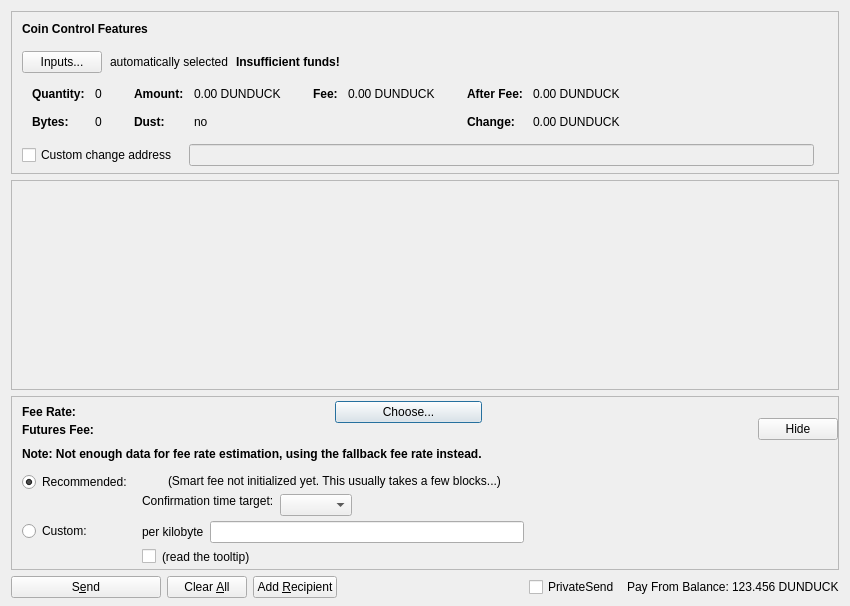
<?xml version="1.0" encoding="UTF-8"?>
<ui version="4.0">
 <class>SendFuturesDialog</class>
 <widget class="QDialog" name="SendFuturesDialog">
  <property name="geometry">
   <rect>
    <x>0</x>
    <y>0</y>
    <width>850</width>
    <height>606</height>
   </rect>
  </property>
  <property name="windowTitle">
   <string>Send Futures</string>
  </property>
  <layout class="QVBoxLayout" name="verticalLayout" stretch="0,1,0,0">
   <property name="bottomMargin">
    <number>8</number>
   </property>
   <item>
    <widget class="QFrame" name="frameCoinControl">
     <property name="sizePolicy">
      <sizepolicy hsizetype="Expanding" vsizetype="Expanding">
       <horstretch>0</horstretch>
       <verstretch>0</verstretch>
      </sizepolicy>
     </property>
     <property name="maximumSize">
      <size>
       <width>16777215</width>
       <height>16777215</height>
      </size>
     </property>
     <property name="frameShape">
      <enum>QFrame::StyledPanel</enum>
     </property>
     <property name="frameShadow">
      <enum>QFrame::Sunken</enum>
     </property>
     <layout class="QVBoxLayout" name="verticalLayoutCoinControl2">
      <property name="spacing">
       <number>0</number>
      </property>
      <property name="leftMargin">
       <number>0</number>
      </property>
      <property name="topMargin">
       <number>0</number>
      </property>
      <property name="rightMargin">
       <number>0</number>
      </property>
      <property name="bottomMargin">
       <number>6</number>
      </property>
      <item>
       <layout class="QVBoxLayout" name="verticalLayoutCoinControl" stretch="0,0,0,0,1">
        <property name="spacing">
         <number>0</number>
        </property>
        <property name="leftMargin">
         <number>10</number>
        </property>
        <property name="topMargin">
         <number>10</number>
        </property>
        <item>
         <layout class="QHBoxLayout" name="horizontalLayoutCoinControl1">
          <property name="bottomMargin">
           <number>15</number>
          </property>
          <item>
           <widget class="QLabel" name="labelCoinControlFeatures">
            <property name="sizePolicy">
             <sizepolicy hsizetype="Preferred" vsizetype="Maximum">
              <horstretch>0</horstretch>
              <verstretch>0</verstretch>
             </sizepolicy>
            </property>
            <property name="font">
             <font>
              <weight>75</weight>
              <bold>true</bold>
             </font>
            </property>
            <property name="styleSheet">
             <string notr="true">font-weight:bold;</string>
            </property>
            <property name="text">
             <string>Coin Control Features</string>
            </property>
           </widget>
          </item>
         </layout>
        </item>
        <item>
         <layout class="QHBoxLayout" name="horizontalLayoutCoinControl2" stretch="0,0,0,0">
          <property name="spacing">
           <number>8</number>
          </property>
          <property name="bottomMargin">
           <number>10</number>
          </property>
          <item>
           <widget class="QPushButton" name="pushButtonCoinControl">
            <property name="styleSheet">
             <string notr="true"/>
            </property>
            <property name="text">
             <string>Inputs...</string>
            </property>
            <property name="autoDefault">
             <bool>false</bool>
            </property>
           </widget>
          </item>
          <item>
           <widget class="QLabel" name="labelCoinControlAutomaticallySelected">
            <property name="text">
             <string>automatically selected</string>
            </property>
            <property name="margin">
             <number>5</number>
            </property>
           </widget>
          </item>
          <item>
           <widget class="QLabel" name="labelCoinControlInsuffFunds">
            <property name="font">
             <font>
              <weight>75</weight>
              <bold>true</bold>
             </font>
            </property>
            <property name="styleSheet">
             <string notr="true">font-weight:bold;</string>
            </property>
            <property name="text">
             <string>Insufficient funds!</string>
            </property>
            <property name="margin">
             <number>5</number>
            </property>
           </widget>
          </item>
          <item>
           <spacer name="horizontalSpacerCoinControl">
            <property name="orientation">
             <enum>Qt::Horizontal</enum>
            </property>
            <property name="sizeHint" stdset="0">
             <size>
              <width>40</width>
              <height>1</height>
             </size>
            </property>
           </spacer>
          </item>
         </layout>
        </item>
        <item>
         <widget class="QWidget" name="widgetCoinControl" native="true">
          <property name="sizePolicy">
           <sizepolicy hsizetype="Preferred" vsizetype="Preferred">
            <horstretch>0</horstretch>
            <verstretch>0</verstretch>
           </sizepolicy>
          </property>
          <property name="minimumSize">
           <size>
            <width>0</width>
            <height>0</height>
           </size>
          </property>
          <property name="styleSheet">
           <string notr="true"/>
          </property>
          <layout class="QHBoxLayout" name="horizontalLayoutCoinControl5">
           <property name="leftMargin">
            <number>0</number>
           </property>
           <property name="topMargin">
            <number>0</number>
           </property>
           <property name="rightMargin">
            <number>0</number>
           </property>
           <property name="bottomMargin">
            <number>0</number>
           </property>
           <item>
            <layout class="QHBoxLayout" name="horizontalLayoutCoinControl3" stretch="0,0,0,1">
             <property name="spacing">
              <number>20</number>
             </property>
             <property name="topMargin">
              <number>0</number>
             </property>
             <property name="bottomMargin">
              <number>10</number>
             </property>
             <item>
              <layout class="QFormLayout" name="formLayoutCoinControl1">
               <property name="horizontalSpacing">
                <number>10</number>
               </property>
               <property name="verticalSpacing">
                <number>14</number>
               </property>
               <property name="leftMargin">
                <number>10</number>
               </property>
               <property name="topMargin">
                <number>4</number>
               </property>
               <property name="rightMargin">
                <number>6</number>
               </property>
               <item row="0" column="0">
                <widget class="QLabel" name="labelCoinControlQuantityText">
                 <property name="font">
                  <font>
                   <weight>75</weight>
                   <bold>true</bold>
                  </font>
                 </property>
                 <property name="text">
                  <string>Quantity:</string>
                 </property>
                 <property name="margin">
                  <number>0</number>
                 </property>
                </widget>
               </item>
               <item row="0" column="1">
                <widget class="QLabel" name="labelCoinControlQuantity">
                 <property name="cursor">
                  <cursorShape>IBeamCursor</cursorShape>
                 </property>
                 <property name="contextMenuPolicy">
                  <enum>Qt::ActionsContextMenu</enum>
                 </property>
                 <property name="text">
                  <string notr="true">0</string>
                 </property>
                 <property name="margin">
                  <number>0</number>
                 </property>
                 <property name="textInteractionFlags">
                  <set>Qt::LinksAccessibleByMouse|Qt::TextSelectableByKeyboard|Qt::TextSelectableByMouse</set>
                 </property>
                </widget>
               </item>
               <item row="1" column="0">
                <widget class="QLabel" name="labelCoinControlBytesText">
                 <property name="font">
                  <font>
                   <weight>75</weight>
                   <bold>true</bold>
                  </font>
                 </property>
                 <property name="text">
                  <string>Bytes:</string>
                 </property>
                </widget>
               </item>
               <item row="1" column="1">
                <widget class="QLabel" name="labelCoinControlBytes">
                 <property name="cursor">
                  <cursorShape>IBeamCursor</cursorShape>
                 </property>
                 <property name="contextMenuPolicy">
                  <enum>Qt::ActionsContextMenu</enum>
                 </property>
                 <property name="text">
                  <string notr="true">0</string>
                 </property>
                 <property name="textInteractionFlags">
                  <set>Qt::LinksAccessibleByMouse|Qt::TextSelectableByKeyboard|Qt::TextSelectableByMouse</set>
                 </property>
                </widget>
               </item>
              </layout>
             </item>
             <item>
              <layout class="QFormLayout" name="formLayoutCoinControl2">
               <property name="horizontalSpacing">
                <number>10</number>
               </property>
               <property name="verticalSpacing">
                <number>14</number>
               </property>
               <property name="leftMargin">
                <number>6</number>
               </property>
               <property name="topMargin">
                <number>4</number>
               </property>
               <property name="rightMargin">
                <number>6</number>
               </property>
               <item row="0" column="0">
                <widget class="QLabel" name="labelCoinControlAmountText">
                 <property name="font">
                  <font>
                   <weight>75</weight>
                   <bold>true</bold>
                  </font>
                 </property>
                 <property name="text">
                  <string>Amount:</string>
                 </property>
                 <property name="margin">
                  <number>0</number>
                 </property>
                </widget>
               </item>
               <item row="0" column="1">
                <widget class="QLabel" name="labelCoinControlAmount">
                 <property name="cursor">
                  <cursorShape>IBeamCursor</cursorShape>
                 </property>
                 <property name="contextMenuPolicy">
                  <enum>Qt::ActionsContextMenu</enum>
                 </property>
                 <property name="text">
                  <string notr="true">0.00 DUNDUCK</string>
                 </property>
                 <property name="textInteractionFlags">
                  <set>Qt::LinksAccessibleByMouse|Qt::TextSelectableByKeyboard|Qt::TextSelectableByMouse</set>
                 </property>
                </widget>
               </item>
               <item row="1" column="0">
                <widget class="QLabel" name="labelCoinControlLowOutputText">
                 <property name="font">
                  <font>
                   <weight>75</weight>
                   <bold>true</bold>
                  </font>
                 </property>
                 <property name="text">
                  <string>Dust:</string>
                 </property>
                </widget>
               </item>
               <item row="1" column="1">
                <widget class="QLabel" name="labelCoinControlLowOutput">
                 <property name="cursor">
                  <cursorShape>IBeamCursor</cursorShape>
                 </property>
                 <property name="contextMenuPolicy">
                  <enum>Qt::ActionsContextMenu</enum>
                 </property>
                 <property name="text">
                  <string notr="true">no</string>
                 </property>
                 <property name="textInteractionFlags">
                  <set>Qt::LinksAccessibleByMouse|Qt::TextSelectableByKeyboard|Qt::TextSelectableByMouse</set>
                 </property>
                </widget>
               </item>
              </layout>
             </item>
             <item>
              <layout class="QFormLayout" name="formLayoutCoinControl3">
               <property name="horizontalSpacing">
                <number>10</number>
               </property>
               <property name="verticalSpacing">
                <number>14</number>
               </property>
               <property name="leftMargin">
                <number>6</number>
               </property>
               <property name="topMargin">
                <number>4</number>
               </property>
               <property name="rightMargin">
                <number>6</number>
               </property>
               <item row="0" column="0">
                <widget class="QLabel" name="labelCoinControlFeeText">
                 <property name="font">
                  <font>
                   <weight>75</weight>
                   <bold>true</bold>
                  </font>
                 </property>
                 <property name="text">
                  <string>Fee:</string>
                 </property>
                 <property name="margin">
                  <number>0</number>
                 </property>
                </widget>
               </item>
               <item row="0" column="1">
                <widget class="QLabel" name="labelCoinControlFee">
                 <property name="cursor">
                  <cursorShape>IBeamCursor</cursorShape>
                 </property>
                 <property name="contextMenuPolicy">
                  <enum>Qt::ActionsContextMenu</enum>
                 </property>
                 <property name="text">
                  <string notr="true">0.00 DUNDUCK</string>
                 </property>
                 <property name="textInteractionFlags">
                  <set>Qt::LinksAccessibleByMouse|Qt::TextSelectableByKeyboard|Qt::TextSelectableByMouse</set>
                 </property>
                </widget>
               </item>
              </layout>
             </item>
             <item>
              <layout class="QFormLayout" name="formLayoutCoinControl4">
               <property name="horizontalSpacing">
                <number>10</number>
               </property>
               <property name="verticalSpacing">
                <number>14</number>
               </property>
               <property name="leftMargin">
                <number>6</number>
               </property>
               <property name="topMargin">
                <number>4</number>
               </property>
               <property name="rightMargin">
                <number>6</number>
               </property>
               <item row="0" column="0">
                <widget class="QLabel" name="labelCoinControlAfterFeeText">
                 <property name="font">
                  <font>
                   <weight>75</weight>
                   <bold>true</bold>
                  </font>
                 </property>
                 <property name="text">
                  <string>After Fee:</string>
                 </property>
                 <property name="margin">
                  <number>0</number>
                 </property>
                </widget>
               </item>
               <item row="0" column="1">
                <widget class="QLabel" name="labelCoinControlAfterFee">
                 <property name="cursor">
                  <cursorShape>IBeamCursor</cursorShape>
                 </property>
                 <property name="contextMenuPolicy">
                  <enum>Qt::ActionsContextMenu</enum>
                 </property>
                 <property name="text">
                  <string notr="true">0.00 DUNDUCK</string>
                 </property>
                 <property name="textInteractionFlags">
                  <set>Qt::LinksAccessibleByMouse|Qt::TextSelectableByKeyboard|Qt::TextSelectableByMouse</set>
                 </property>
                </widget>
               </item>
               <item row="1" column="0">
                <widget class="QLabel" name="labelCoinControlChangeText">
                 <property name="font">
                  <font>
                   <weight>75</weight>
                   <bold>true</bold>
                  </font>
                 </property>
                 <property name="text">
                  <string>Change:</string>
                 </property>
                </widget>
               </item>
               <item row="1" column="1">
                <widget class="QLabel" name="labelCoinControlChange">
                 <property name="cursor">
                  <cursorShape>IBeamCursor</cursorShape>
                 </property>
                 <property name="contextMenuPolicy">
                  <enum>Qt::ActionsContextMenu</enum>
                 </property>
                 <property name="text">
                  <string notr="true">0.00 DUNDUCK</string>
                 </property>
                 <property name="textInteractionFlags">
                  <set>Qt::LinksAccessibleByMouse|Qt::TextSelectableByKeyboard|Qt::TextSelectableByMouse</set>
                 </property>
                </widget>
               </item>
              </layout>
             </item>
            </layout>
           </item>
          </layout>
         </widget>
        </item>
        <item>
         <layout class="QHBoxLayout" name="horizontalLayoutCoinControl4" stretch="0,0,0">
          <property name="spacing">
           <number>12</number>
          </property>
          <property name="sizeConstraint">
           <enum>QLayout::SetDefaultConstraint</enum>
          </property>
          <property name="topMargin">
           <number>5</number>
          </property>
          <property name="rightMargin">
           <number>5</number>
          </property>
          <item>
           <widget class="QCheckBox" name="checkBoxCoinControlChange">
            <property name="toolTip">
             <string>If this is activated, but the change address is empty or invalid, change will be sent to a newly generated address.</string>
            </property>
            <property name="text">
             <string>Custom change address</string>
            </property>
           </widget>
          </item>
          <item>
           <widget class="QValidatedLineEdit" name="lineEditCoinControlChange">
            <property name="enabled">
             <bool>false</bool>
            </property>
            <property name="sizePolicy">
             <sizepolicy hsizetype="Expanding" vsizetype="Fixed">
              <horstretch>0</horstretch>
              <verstretch>0</verstretch>
             </sizepolicy>
            </property>
           </widget>
          </item>
          <item>
           <widget class="QLabel" name="labelCoinControlChangeLabel">
            <property name="sizePolicy">
             <sizepolicy hsizetype="Preferred" vsizetype="Expanding">
              <horstretch>0</horstretch>
              <verstretch>0</verstretch>
             </sizepolicy>
            </property>
            <property name="minimumSize">
             <size>
              <width>0</width>
              <height>0</height>
             </size>
            </property>
            <property name="text">
             <string/>
            </property>
            <property name="margin">
             <number>3</number>
            </property>
           </widget>
          </item>
         </layout>
        </item>
        <item>
         <spacer name="verticalSpacerCoinControl">
          <property name="orientation">
           <enum>Qt::Vertical</enum>
          </property>
          <property name="sizeHint" stdset="0">
           <size>
            <width>800</width>
            <height>1</height>
           </size>
          </property>
         </spacer>
        </item>
       </layout>
      </item>
     </layout>
    </widget>
   </item>
   <item>
    <widget class="QScrollArea" name="scrollArea">
     <property name="widgetResizable">
      <bool>true</bool>
     </property>
     <widget class="QWidget" name="scrollAreaWidgetContents">
      <property name="geometry">
       <rect>
        <x>0</x>
        <y>0</y>
        <width>824</width>
        <height>78</height>
       </rect>
      </property>
      <layout class="QVBoxLayout" name="verticalLayout_2" stretch="0,1">
       <property name="leftMargin">
        <number>0</number>
       </property>
       <property name="topMargin">
        <number>0</number>
       </property>
       <property name="rightMargin">
        <number>0</number>
       </property>
       <property name="bottomMargin">
        <number>0</number>
       </property>
       <item>
        <layout class="QVBoxLayout" name="entries">
         <property name="spacing">
          <number>6</number>
         </property>
        </layout>
       </item>
       <item>
        <spacer name="verticalSpacer">
         <property name="orientation">
          <enum>Qt::Vertical</enum>
         </property>
         <property name="sizeHint" stdset="0">
          <size>
           <width>20</width>
           <height>40</height>
          </size>
         </property>
        </spacer>
       </item>
      </layout>
     </widget>
    </widget>
   </item>
   <item>
    <widget class="QFrame" name="frameFee">
     <property name="sizePolicy">
      <sizepolicy hsizetype="Expanding" vsizetype="Expanding">
       <horstretch>0</horstretch>
       <verstretch>0</verstretch>
      </sizepolicy>
     </property>
     <property name="maximumSize">
      <size>
       <width>16777215</width>
       <height>16777215</height>
      </size>
     </property>
     <property name="frameShape">
      <enum>QFrame::StyledPanel</enum>
     </property>
     <property name="frameShadow">
      <enum>QFrame::Sunken</enum>
     </property>
     <layout class="QVBoxLayout" name="verticalLayoutFee1">
      <property name="spacing">
       <number>0</number>
      </property>
      <property name="leftMargin">
       <number>0</number>
      </property>
      <property name="topMargin">
       <number>0</number>
      </property>
      <property name="rightMargin">
       <number>0</number>
      </property>
      <property name="bottomMargin">
       <number>0</number>
      </property>
      <item>
       <layout class="QVBoxLayout" name="verticalLayoutFee2" stretch="0,0,0">
        <property name="spacing">
         <number>0</number>
        </property>
        <property name="leftMargin">
         <number>10</number>
        </property>
        <property name="topMargin">
         <number>0</number>
        </property>
        <item>
         <layout class="QHBoxLayout" name="horizontalLayoutFee1">
          <property name="bottomMargin">
           <number>0</number>
          </property>
          <item>
           <layout class="QVBoxLayout" name="verticalLayoutFee7">
            <property name="spacing">
             <number>0</number>
            </property>
            <item>
             <spacer name="verticalSpacerSmartFee">
              <property name="orientation">
               <enum>Qt::Vertical</enum>
              </property>
              <property name="sizeType">
               <enum>QSizePolicy::Fixed</enum>
              </property>
              <property name="sizeHint" stdset="0">
               <size>
                <width>1</width>
                <height>4</height>
               </size>
              </property>
             </spacer>
            </item>
            <item>
             <layout class="QHBoxLayout" name="horizontalLayoutSmartFee">
              <property name="spacing">
               <number>10</number>
              </property>
              <item>
               <widget class="QLabel" name="labelFeeHeadline">
                <property name="sizePolicy">
                 <sizepolicy hsizetype="Preferred" vsizetype="Maximum">
                  <horstretch>0</horstretch>
                  <verstretch>0</verstretch>
                 </sizepolicy>
                </property>
                <property name="font">
                 <font>
                  <weight>75</weight>
                  <bold>true</bold>
                 </font>
                </property>
                <property name="styleSheet">
                 <string notr="true">font-weight:bold;</string>
                </property>
                <property name="text">
                 <string>Fee Rate:</string>
                </property>
               </widget>
              </item>
              <item>
               <widget class="QLabel" name="labelFeeMinimized">
                <property name="text">
                 <string/>
                </property>
               </widget>
              </item>
              <item>
               <widget class="QPushButton" name="buttonChooseFee">
                <property name="text">
                 <string>Choose...</string>
                </property>
               </widget>
              </item>
             </layout>
            </item>
            <item>
             <layout class="QHBoxLayout" name="horizontalLayout_3">
              <item>
               <widget class="QLabel" name="ftxFeeLabel">
                <property name="sizePolicy">
                 <sizepolicy hsizetype="Preferred" vsizetype="Maximum">
                  <horstretch>0</horstretch>
                  <verstretch>0</verstretch>
                 </sizepolicy>
                </property>
                <property name="font">
                 <font>
                  <weight>75</weight>
                  <bold>true</bold>
                 </font>
                </property>
                <property name="text">
                 <string>Futures Fee:</string>
                </property>
               </widget>
              </item>
              <item>
               <widget class="QLabel" name="ftxFee">
                <property name="text">
                 <string/>
                </property>
                <property name="indent">
                 <number>1</number>
                </property>
               </widget>
              </item>
             </layout>
            </item>
            <item>
             <spacer name="verticalSpacer_7">
              <property name="orientation">
               <enum>Qt::Vertical</enum>
              </property>
              <property name="sizeHint" stdset="0">
               <size>
                <width>1</width>
                <height>10</height>
               </size>
              </property>
             </spacer>
            </item>
            <item>
             <widget class="QLabel" name="fallbackFeeWarningLabel">
              <property name="font">
               <font>
                <weight>75</weight>
                <bold>true</bold>
               </font>
              </property>
              <property name="toolTip">
               <string>Using the fallbackfee can result in sending a transaction that will take several hours or days (or never) to confirm. Consider choosing your fee manually or wait until you have validated the complete chain.</string>
              </property>
              <property name="text">
               <string>Note: Not enough data for fee rate estimation, using the fallback fee rate instead.</string>
              </property>
              <property name="wordWrap">
               <bool>false</bool>
              </property>
             </widget>
            </item>
            <item>
             <spacer name="verticalSpacer_5">
              <property name="orientation">
               <enum>Qt::Vertical</enum>
              </property>
              <property name="sizeHint" stdset="0">
               <size>
                <width>1</width>
                <height>1</height>
               </size>
              </property>
             </spacer>
            </item>
           </layout>
          </item>
          <item>
           <spacer name="horizontalSpacer_4">
            <property name="orientation">
             <enum>Qt::Horizontal</enum>
            </property>
            <property name="sizeHint" stdset="0">
             <size>
              <width>1</width>
              <height>1</height>
             </size>
            </property>
           </spacer>
          </item>
          <item>
           <widget class="QPushButton" name="buttonMinimizeFee">
            <property name="toolTip">
             <string>collapse fee-settings</string>
            </property>
            <property name="text">
             <string>Hide</string>
            </property>
           </widget>
          </item>
         </layout>
        </item>
        <item>
         <widget class="QFrame" name="frameFeeSelection">
          <layout class="QVBoxLayout" name="verticalLayoutFee12">
           <property name="spacing">
            <number>0</number>
           </property>
           <property name="leftMargin">
            <number>0</number>
           </property>
           <property name="topMargin">
            <number>0</number>
           </property>
           <property name="rightMargin">
            <number>0</number>
           </property>
           <property name="bottomMargin">
            <number>0</number>
           </property>
           <item>
            <layout class="QGridLayout" name="gridLayoutFee">
             <property name="topMargin">
              <number>10</number>
             </property>
             <property name="bottomMargin">
              <number>4</number>
             </property>
             <property name="horizontalSpacing">
              <number>10</number>
             </property>
             <property name="verticalSpacing">
              <number>4</number>
             </property>
             <item row="1" column="1">
              <layout class="QVBoxLayout" name="verticalLayoutFee8">
               <property name="spacing">
                <number>6</number>
               </property>
               <item>
                <layout class="QHBoxLayout" name="horizontalLayoutFee13">
                 <item>
                  <widget class="QLabel" name="labelCustomPerKilobyte">
                   <property name="toolTip">
                    <string>If the custom fee is set to 1000 ruffs and the transaction is only 250 bytes, then &quot;per kilobyte&quot; only pays 250 ruffs in fee,&lt;br /&gt;while &quot;at least&quot; pays 1000 ruffs. For transactions bigger than a kilobyte both pay by kilobyte.</string>
                   </property>
                   <property name="text">
                    <string>per kilobyte</string>
                   </property>
                  </widget>
                 </item>
                 <item>
                  <widget class="BitcoinAmountField" name="customFee"/>
                 </item>
                 <item>
                  <spacer name="horizontalSpacer_6">
                   <property name="orientation">
                    <enum>Qt::Horizontal</enum>
                   </property>
                   <property name="sizeHint" stdset="0">
                    <size>
                     <width>1</width>
                     <height>1</height>
                    </size>
                   </property>
                  </spacer>
                 </item>
                </layout>
               </item>
               <item>
                <layout class="QHBoxLayout" name="horizontalLayoutFee8">
                 <item>
                  <widget class="QCheckBox" name="checkBoxMinimumFee">
                   <property name="toolTip">
                    <string>Paying only the minimum fee is just fine as long as there is less transaction volume than space in the blocks.&lt;br /&gt;But be aware that this can end up in a never confirming transaction once there is more demand for dunduck transactions than the network can process.</string>
                   </property>
                   <property name="text">
                    <string/>
                   </property>
                  </widget>
                 </item>
                 <item>
                  <widget class="QLabel" name="labelMinFeeWarning">
                   <property name="enabled">
                    <bool>true</bool>
                   </property>
                   <property name="toolTip">
                    <string>Paying only the minimum fee is just fine as long as there is less transaction volume than space in the blocks.&lt;br /&gt;But be aware that this can end up in a never confirming transaction once there is more demand for dunduck transactions than the network can process.</string>
                   </property>
                   <property name="text">
                    <string>(read the tooltip)</string>
                   </property>
                   <property name="margin">
                    <number>5</number>
                   </property>
                  </widget>
                 </item>
                 <item>
                  <spacer name="horizontalSpacer_2">
                   <property name="orientation">
                    <enum>Qt::Horizontal</enum>
                   </property>
                   <property name="sizeHint" stdset="0">
                    <size>
                     <width>1</width>
                     <height>1</height>
                    </size>
                   </property>
                  </spacer>
                 </item>
                </layout>
               </item>
              </layout>
             </item>
             <item row="0" column="0">
              <layout class="QVBoxLayout" name="verticalLayoutFee4" stretch="0,1">
               <item>
                <widget class="QRadioButton" name="radioSmartFee">
                 <property name="text">
                  <string>Recommended:</string>
                 </property>
                 <property name="checked">
                  <bool>true</bool>
                 </property>
                 <attribute name="buttonGroup">
                  <string notr="true">groupFee</string>
                 </attribute>
                </widget>
               </item>
               <item>
                <spacer name="verticalSpacer_2">
                 <property name="orientation">
                  <enum>Qt::Vertical</enum>
                 </property>
                 <property name="sizeHint" stdset="0">
                  <size>
                   <width>1</width>
                   <height>1</height>
                  </size>
                 </property>
                </spacer>
               </item>
              </layout>
             </item>
             <item row="1" column="0">
              <layout class="QVBoxLayout" name="verticalLayoutFee9" stretch="0,1">
               <item>
                <widget class="QRadioButton" name="radioCustomFee">
                 <property name="text">
                  <string>Custom:</string>
                 </property>
                 <attribute name="buttonGroup">
                  <string notr="true">groupFee</string>
                 </attribute>
                </widget>
               </item>
               <item>
                <spacer name="verticalSpacer_6">
                 <property name="orientation">
                  <enum>Qt::Vertical</enum>
                 </property>
                 <property name="sizeHint" stdset="0">
                  <size>
                   <width>1</width>
                   <height>1</height>
                  </size>
                 </property>
                </spacer>
               </item>
              </layout>
             </item>
             <item row="0" column="1">
              <layout class="QVBoxLayout" name="verticalLayoutFee3" stretch="0,0,1">
               <property name="spacing">
                <number>6</number>
               </property>
               <property name="topMargin">
                <number>2</number>
               </property>
               <item>
                <layout class="QHBoxLayout" name="horizontalLayoutFee12">
                 <item>
                  <widget class="QLabel" name="labelSmartFee">
                   <property name="text">
                    <string/>
                   </property>
                   <property name="margin">
                    <number>2</number>
                   </property>
                  </widget>
                 </item>
                 <item>
                  <widget class="QLabel" name="labelFeeEstimation">
                   <property name="text">
                    <string/>
                   </property>
                  </widget>
                 </item>
                 <item>
                  <widget class="QLabel" name="labelSmartFee2">
                   <property name="text">
                    <string>(Smart fee not initialized yet. This usually takes a few blocks...)</string>
                   </property>
                   <property name="margin">
                    <number>2</number>
                   </property>
                  </widget>
                 </item>
                 <item>
                  <spacer name="horizontalSpacer_5">
                   <property name="orientation">
                    <enum>Qt::Horizontal</enum>
                   </property>
                   <property name="sizeHint" stdset="0">
                    <size>
                     <width>1</width>
                     <height>1</height>
                    </size>
                   </property>
                  </spacer>
                 </item>
                </layout>
               </item>
               <item>
                <layout class="QHBoxLayout" name="horizontalLayoutFee9">
                 <item>
                  <layout class="QVBoxLayout" name="verticalLayoutFee6">
                   <item>
                    <widget class="QLabel" name="labelSmartFee3">
                     <property name="text">
                      <string>Confirmation time target:</string>
                     </property>
                     <property name="margin">
                      <number>2</number>
                     </property>
                    </widget>
                   </item>
                   <item>
                    <spacer name="verticalSpacer_3">
                     <property name="orientation">
                      <enum>Qt::Vertical</enum>
                     </property>
                     <property name="sizeHint" stdset="0">
                      <size>
                       <width>1</width>
                       <height>1</height>
                      </size>
                     </property>
                    </spacer>
                   </item>
                  </layout>
                 </item>
                 <item>
                  <layout class="QVBoxLayout" name="verticalLayoutFee5">
                   <property name="rightMargin">
                    <number>30</number>
                   </property>
                   <item>
                    <layout class="QHBoxLayout" name="horizontalLayoutConfTarget">
                     <property name="bottomMargin">
                      <number>0</number>
                     </property>
                     <item>
                      <widget class="QComboBox" name="confTargetSelector"/>
                     </item>
                     <item>
                      <spacer name="horizontalSpacerConfTarget">
                       <property name="orientation">
                        <enum>Qt::Horizontal</enum>
                       </property>
                       <property name="sizeHint" stdset="0">
                        <size>
                         <width>40</width>
                         <height>20</height>
                        </size>
                       </property>
                      </spacer>
                     </item>
                    </layout>
                   </item>
                  </layout>
                 </item>
                </layout>
               </item>
               <item>
                <spacer name="verticalSpacer_4">
                 <property name="orientation">
                  <enum>Qt::Vertical</enum>
                 </property>
                 <property name="sizeHint" stdset="0">
                  <size>
                   <width>1</width>
                   <height>1</height>
                  </size>
                 </property>
                </spacer>
               </item>
              </layout>
             </item>
            </layout>
           </item>
          </layout>
         </widget>
        </item>
        <item>
         <spacer name="verticalSpacerFee">
          <property name="orientation">
           <enum>Qt::Vertical</enum>
          </property>
          <property name="sizeHint" stdset="0">
           <size>
            <width>800</width>
            <height>1</height>
           </size>
          </property>
         </spacer>
        </item>
       </layout>
      </item>
     </layout>
    </widget>
   </item>
   <item>
    <layout class="QHBoxLayout" name="horizontalLayout">
     <item>
      <widget class="QPushButton" name="sendButton">
       <property name="minimumSize">
        <size>
         <width>150</width>
         <height>0</height>
        </size>
       </property>
       <property name="toolTip">
        <string>Confirm the send action</string>
       </property>
       <property name="text">
        <string>S&amp;end</string>
       </property>
       <property name="autoDefault">
        <bool>false</bool>
       </property>
       <property name="default">
        <bool>false</bool>
       </property>
      </widget>
     </item>
     <item>
      <widget class="QPushButton" name="clearButton">
       <property name="sizePolicy">
        <sizepolicy hsizetype="Minimum" vsizetype="Fixed">
         <horstretch>0</horstretch>
         <verstretch>0</verstretch>
        </sizepolicy>
       </property>
       <property name="toolTip">
        <string>Clear all fields of the form.</string>
       </property>
       <property name="text">
        <string>Clear &amp;All</string>
       </property>
       <property name="autoDefault">
        <bool>false</bool>
       </property>
      </widget>
     </item>
     <item>
      <widget class="QPushButton" name="addButton">
       <property name="toolTip">
        <string>Send to multiple recipients at once</string>
       </property>
       <property name="text">
        <string>Add &amp;Recipient</string>
       </property>
       <property name="autoDefault">
        <bool>false</bool>
       </property>
      </widget>
     </item>
     <item>
      <spacer name="horizontalSpacer">
       <property name="orientation">
        <enum>Qt::Horizontal</enum>
       </property>
       <property name="sizeHint" stdset="0">
        <size>
         <width>40</width>
         <height>20</height>
        </size>
       </property>
      </spacer>
     </item>
     <item>
      <layout class="QHBoxLayout" name="horizontalLayout_2">
       <property name="spacing">
        <number>3</number>
       </property>
       <item>
        <widget class="QCheckBox" name="checkUsePrivateSend">
         <property name="minimumSize">
          <size>
           <width>95</width>
           <height>0</height>
          </size>
         </property>
         <property name="text">
          <string>PrivateSend</string>
         </property>
         <property name="checked">
          <bool>false</bool>
         </property>
        </widget>
       </item>
       <item>
        <widget class="QLabel" name="label">
         <property name="text">
          <string>Pay From Balance:</string>
         </property>
        </widget>
       </item>
       <item>
        <widget class="QLabel" name="labelBalance">
         <property name="sizePolicy">
          <sizepolicy hsizetype="Preferred" vsizetype="Fixed">
           <horstretch>0</horstretch>
           <verstretch>0</verstretch>
          </sizepolicy>
         </property>
         <property name="cursor">
          <cursorShape>IBeamCursor</cursorShape>
         </property>
         <property name="text">
          <string notr="true">123.456 DUNDUCK</string>
         </property>
         <property name="textInteractionFlags">
          <set>Qt::LinksAccessibleByMouse|Qt::TextSelectableByKeyboard|Qt::TextSelectableByMouse</set>
         </property>
        </widget>
       </item>
      </layout>
     </item>
    </layout>
   </item>
  </layout>
 </widget>
 <customwidgets>
  <customwidget>
   <class>QValidatedLineEdit</class>
   <extends>QLineEdit</extends>
   <header>qt/qvalidatedlineedit.h</header>
  </customwidget>
  <customwidget>
   <class>BitcoinAmountField</class>
   <extends>QLineEdit</extends>
   <header>qt/bitcoinamountfield.h</header>
   <container>1</container>
  </customwidget>
 </customwidgets>
 <resources>
  <include location="../dunduck.qrc"/>
 </resources>
 <connections/>
 <buttongroups>
  <buttongroup name="groupFee"/>
 </buttongroups>
</ui>
